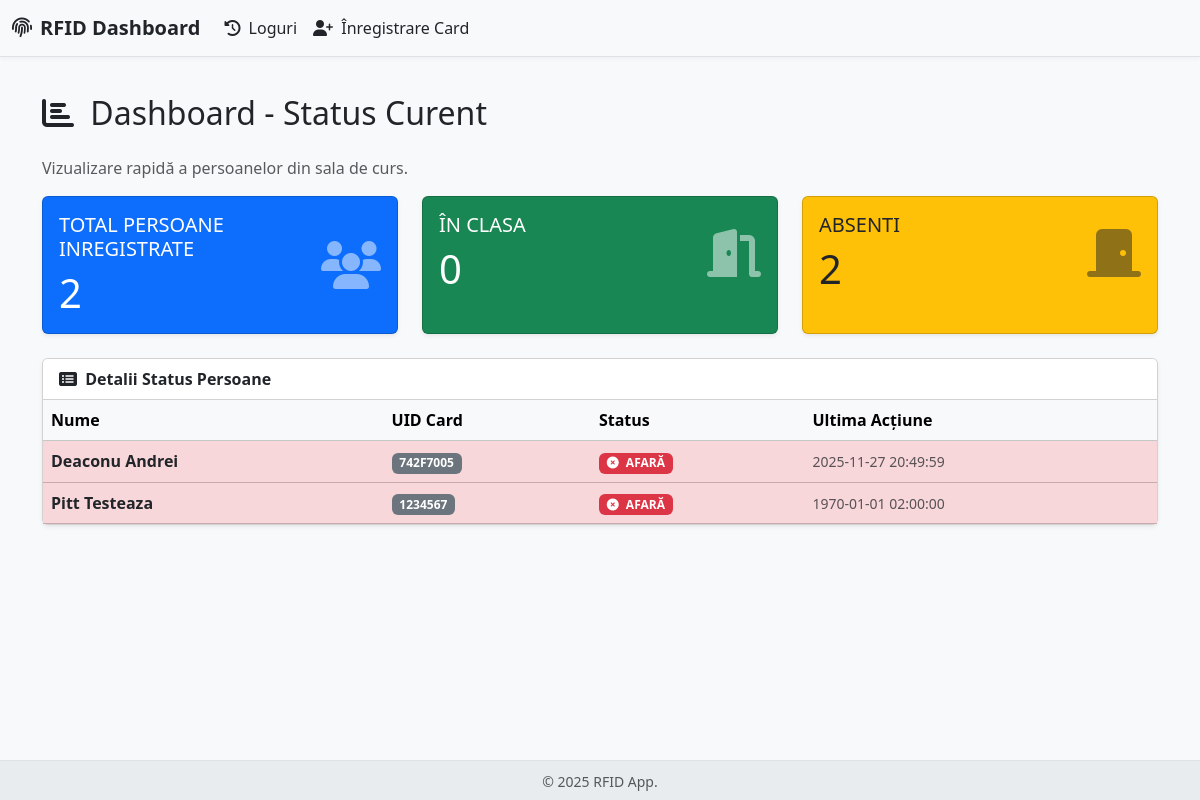
Before: / with the older database file.
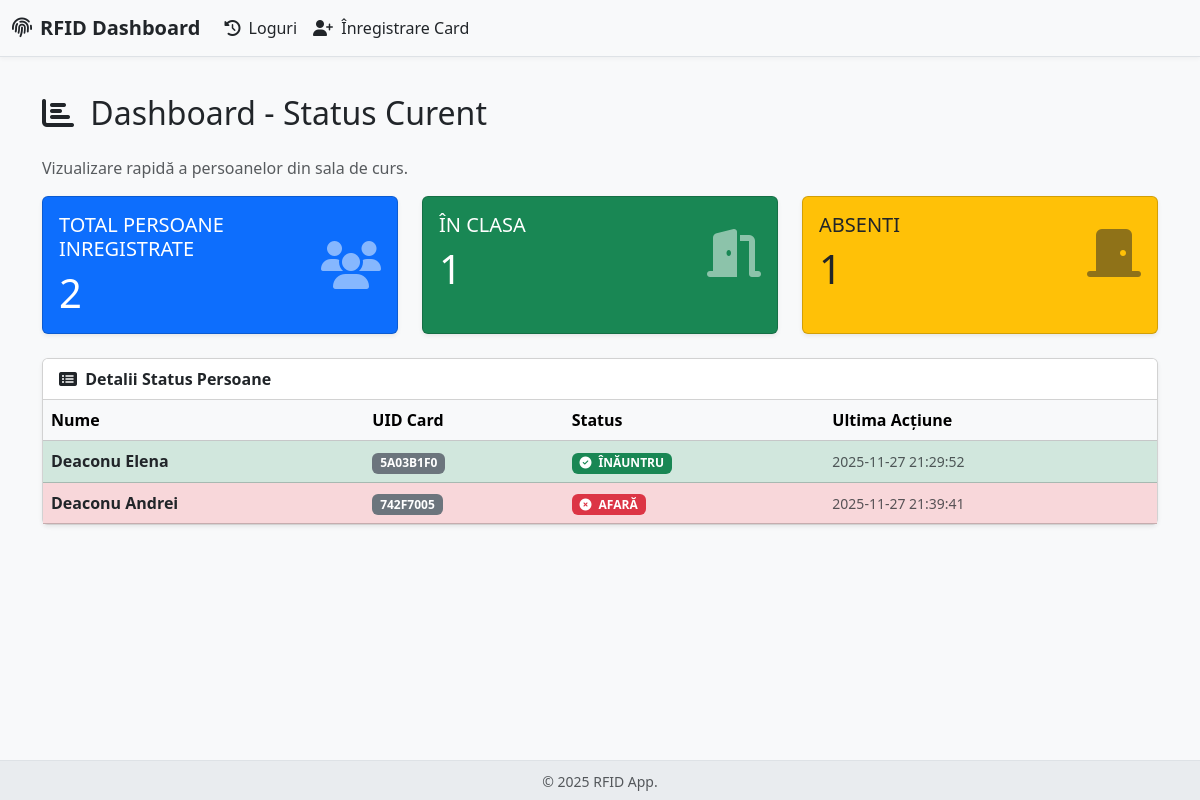
After: the same page with the newer database file.
### app.py (models this page shows)
class Person(db.Model):
    __tablename__ = 'person'
    id = db.Column(db.Integer, primary_key=True)
    uid_card = db.Column(db.String(50), unique=True, nullable=False)
    first_name = db.Column(db.String(100), nullable=False)
    last_name = db.Column(db.String(100), nullable=False)
    is_inside = db.Column(db.Boolean, default=False)
    last_action_time = db.Column(db.DateTime, default=lambda: datetime(1970, 1, 1, tzinfo=timezone.utc))
    logs = db.relationship('Log', backref='person', lazy=True)

### app.py (the view)
@app.route('/')
def home():
    people = Person.query.order_by(Person.last_name).all()
    message_success = request.args.get('message_success')
    total_people = len(people)
    people_inside = sum(1 for p in people if p.is_inside)
    return render_template('status.html',
                           people=people,
                           total_people=total_people,
                           people_inside=people_inside,
                           message_success=message_success)

### app.py (called while the page is built)
def localize_timestamp(timestamp):
    if timestamp.tzinfo is None:
        utc_dt = timestamp.replace(tzinfo=pytz.utc)
    else:
        utc_dt = timestamp.astimezone(pytz.utc)
    return utc_dt.astimezone(TARGET_TIMEZONE)

### templates/status.html (shortened to what the changed rows need)
{% extends "base.html" %}
{% block content %}
    <h2 class="mb-4"><i class="fas fa-chart-bar me-2"></i> Dashboard - Status Curent</h2>
    <div class="row mb-4">
        {% set total_people = people|length %}
        {% set people_inside = people | selectattr('is_inside', 'equalto', True) | list | length %}
        {% set people_outside = total_people - people_inside %}
        <div class="col-md-4">
            <div class="card text-white bg-success shadow-sm h-100">
                <div class="card-body">
                    <div class="d-flex justify-content-between align-items-center">
                        <div>
                            <h5 class="card-title text-uppercase fw-light">În Clasa</h5>
                            <p class="h1 mb-0">{{ people_inside }}</p>
                        </div>
                    </div>
                </div>
            </div>
        </div>
        <div class="col-md-4">
            <div class="card text-dark bg-warning shadow-sm h-100">
                <div class="card-body">
                    <div class="d-flex justify-content-between align-items-center">
                        <div>
                            <h5 class="card-title text-uppercase fw-light">Absenti</h5>
                            <p class="h1 mb-0">{{ people_outside }}</p>
                        </div>
                    </div>
                </div>
            </div>
        </div>
    </div>
    <div class="card shadow-sm">
        <div class="card-body p-0">
            <div class="table-responsive">
                <table class="table table-hover mb-0">
                    <thead class="table-light">
                        <tr>
                            <th>Nume</th>
                            <th>UID Card</th>
                            <th>Status</th>
                            <th>Ultima Acțiune</th>
                        </tr>
                    </thead>
                    <tbody>
                        {% for person in people %}
                        <tr class="{% if person.is_inside %}table-success{% else %}table-danger{% endif %} bg-opacity-10">
                            <td class="fw-bold">
                                <a href="{{ url_for('view_person_profile', person_id=person.id) }}" class="text-decoration-none text-dark">
                                    {{ person.last_name }} {{ person.first_name }}
                                </a>
                            </td>
                            <td><span class="badge bg-secondary">{{ person.uid_card }}</span></td>
                            <td>
                                {% if person.is_inside %}
                                    <span class="badge bg-success"><i class="fas fa-check-circle me-1"></i> ÎNĂUNTRU</span>
                                {% else %}
                                    <span class="badge bg-danger"><i class="fas fa-times-circle me-1"></i> AFARĂ</span>
                                {% endif %}
                            </td>
                            <td>
                                <small class="text-muted">{{ localize_timestamp(person.last_action_time).strftime('%Y-%m-%d %H:%M:%S') }}</small>
                            </td>
                        </tr>
                        {% endfor %}
                    </tbody>
                </table>
            </div>
        </div>
    </div>
{% endblock %}

Changed rows visible on the page:
removed Person: last_name "Pitt", first_name "Testeaza", uid_card "1234567", is_inside False (drawn), last_action_time "1970-01-01 02:00:00"
changed Person: first_name "Andrei" → "Elena"; uid_card "742F7005" → "5A03B1F0"; last_action_time "2025-11-27 20:49:59" → "2025-11-27 21:29:52"; is_inside "AFARĂ" → "ÎNĂUNTRU"
added Person: last_name "Deaconu", first_name "Andrei", uid_card "742F7005", is_inside False (drawn), last_action_time "2025-11-27 21:39:41"
Other visible differences:
{{ people_inside }}: "0" → "1"
{{ people_outside }}: "2" → "1"
